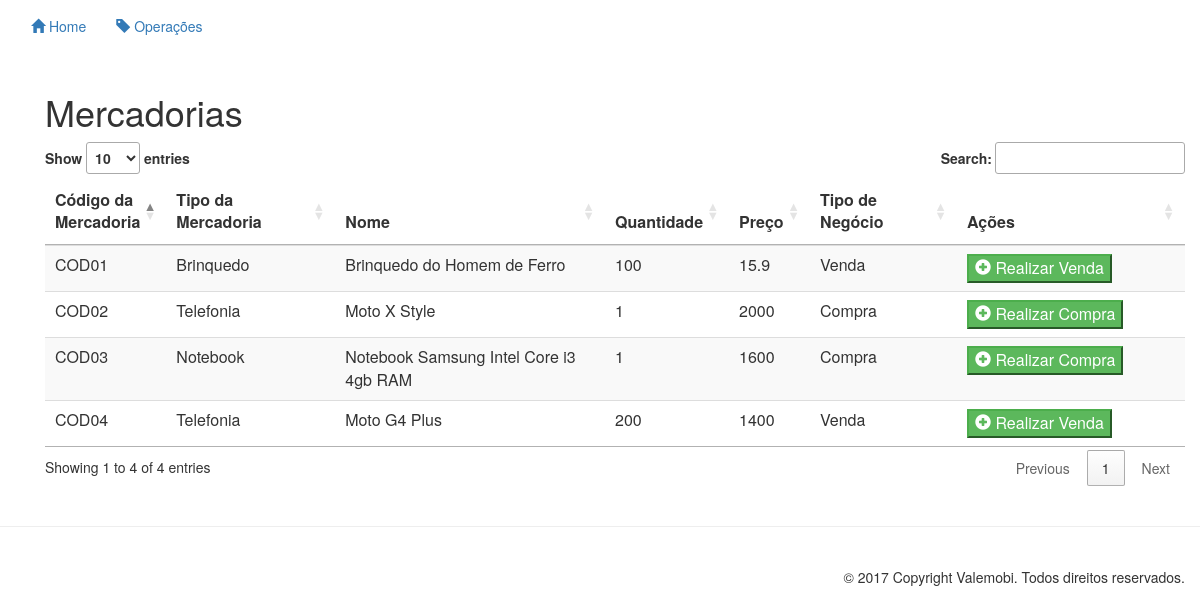
The page /pages/index/index.php on the database its author committed.
### tables this page shows
CREATE TABLE `mercadoria` (
  `codigo` varchar(5) NOT NULL,
  `tipo_mercadoria` varchar(50) NOT NULL,
  `nome` varchar(100) NOT NULL,
  `quantidade` int(11) NOT NULL,
  `preco` float NOT NULL,
  `tipo_negocio` varchar(6) NOT NULL
);

### functions/db_function.php (called while the page is built, shortened)
<?php
function consultarTodasMercadorias() {
    $conn = createConn();
    RETURN mysqli_query($conn, "SELECT * FROM mercadoria");
}

### pages/index/index.php (the view)
<?php
include '../../functions/db_function.php';
include '../template/header.php';
?>
<section id="index_page" class="container">
    <div class="container">
        <h1 class="header">Mercadorias</h1>
        <div class="table-responsive">
            <table id="listarMercadorias" class="table table-striped">
                <thead>
                    <tr>
                        <th>Código da Mercadoria</th>
                        <th>Tipo da Mercadoria</th>
                        <th>Nome</th>
                        <th>Quantidade</th>
                        <th>Preço</th>
                        <th>Tipo de Negócio</th>
                        <th>Ações</th>
                    </tr>
                </thead>
                <tbody>
                    <?php
                    $queryMercadorias = consultarTodasMercadorias();
                    while ($dadosMercadorias = mysqli_fetch_assoc($queryMercadorias)) {
                        $codigoMercadoria = $dadosMercadorias['codigo'];
                        ?>
                        <tr>
                            <td width="10%"><?php echo $dadosMercadorias['codigo'] ?></td>
                            <td><?php echo $dadosMercadorias['tipo_mercadoria'] ?></td>
                            <td><?php echo $dadosMercadorias['nome'] ?></td>
                            <td><?php echo $dadosMercadorias['quantidade'] ?></td>
                            <td><?php echo $dadosMercadorias['preco'] ?></td>
                            <td><?php echo $dadosMercadorias['tipo_negocio'] ?></td>
                            <td width="20%">
                                <a href="../operacoes/insert_operation.php?id=<?php echo $codigoMercadoria ?>">
                                    <button class="btn-success">
                                        <span class="glyphicon glyphicon-plus-sign"></span> Realizar <?php echo $dadosMercadorias['tipo_negocio'] ?>
                                    </button>
                                </a>
                            </td>
                        </tr>
                        <?php
                    }
                    ?>
                </tbody>
            </table>
        </div>
        <br />
    </div>
</section>
<?php include '../template/footer.php'; ?>

### rows shown on the page
mercadoria: codigo "COD01", tipo_mercadoria "Brinquedo", nome "Brinquedo do Homem de Ferro", quantidade "100", preco "15.9", tipo_negocio "Venda"
mercadoria: codigo "COD02", tipo_mercadoria "Telefonia", nome "Moto X Style", quantidade "1", preco "2000", tipo_negocio "Compra"
mercadoria: codigo "COD03", tipo_mercadoria "Notebook", nome "Notebook Samsung Intel Core i3 4gb RAM", quantidade "1", preco "1600", tipo_negocio "Compra"
mercadoria: codigo "COD04", tipo_mercadoria "Telefonia", nome "Moto G4 Plus", quantidade "200", preco "1400", tipo_negocio "Venda"
